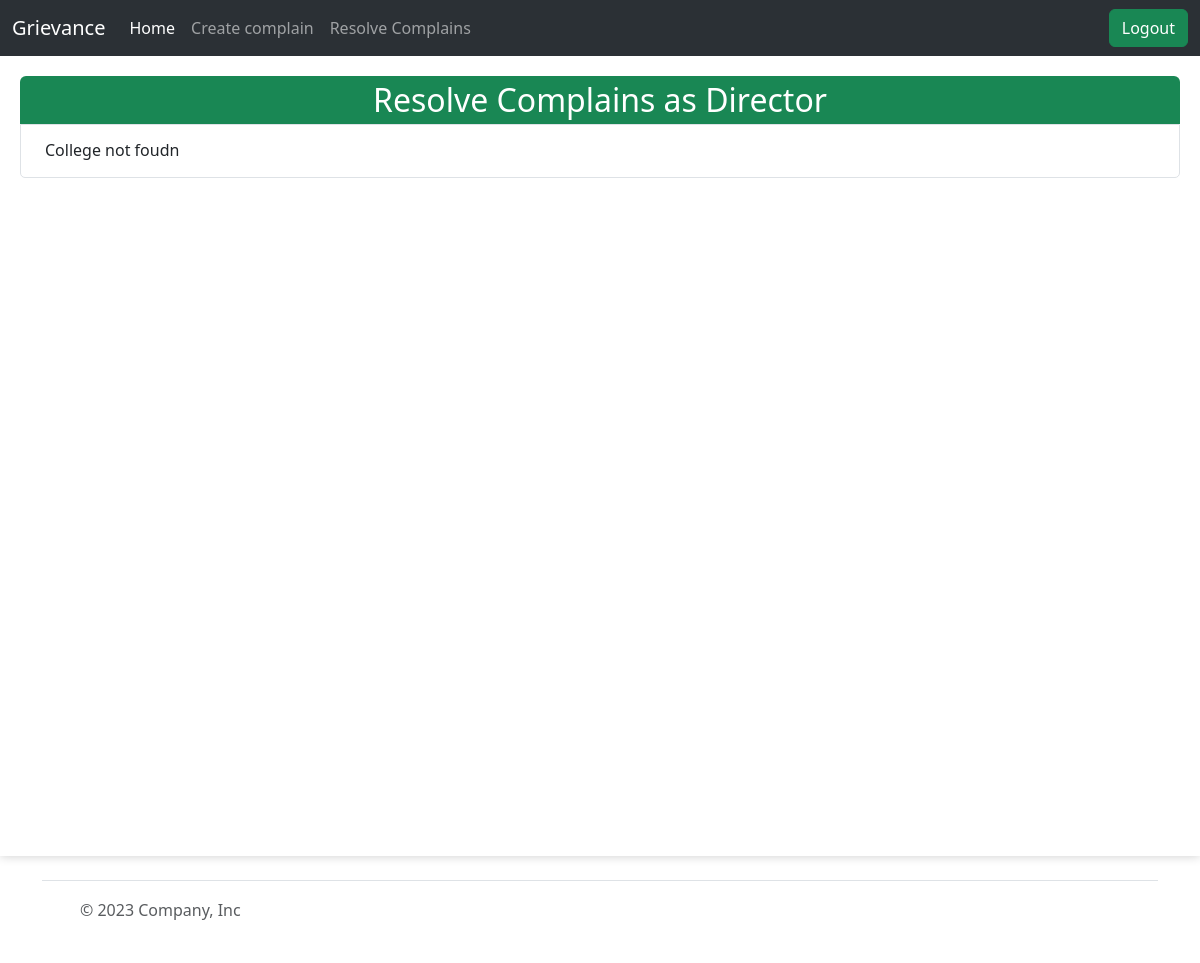
Before: /respondcomplain (signed in) with the older database file.
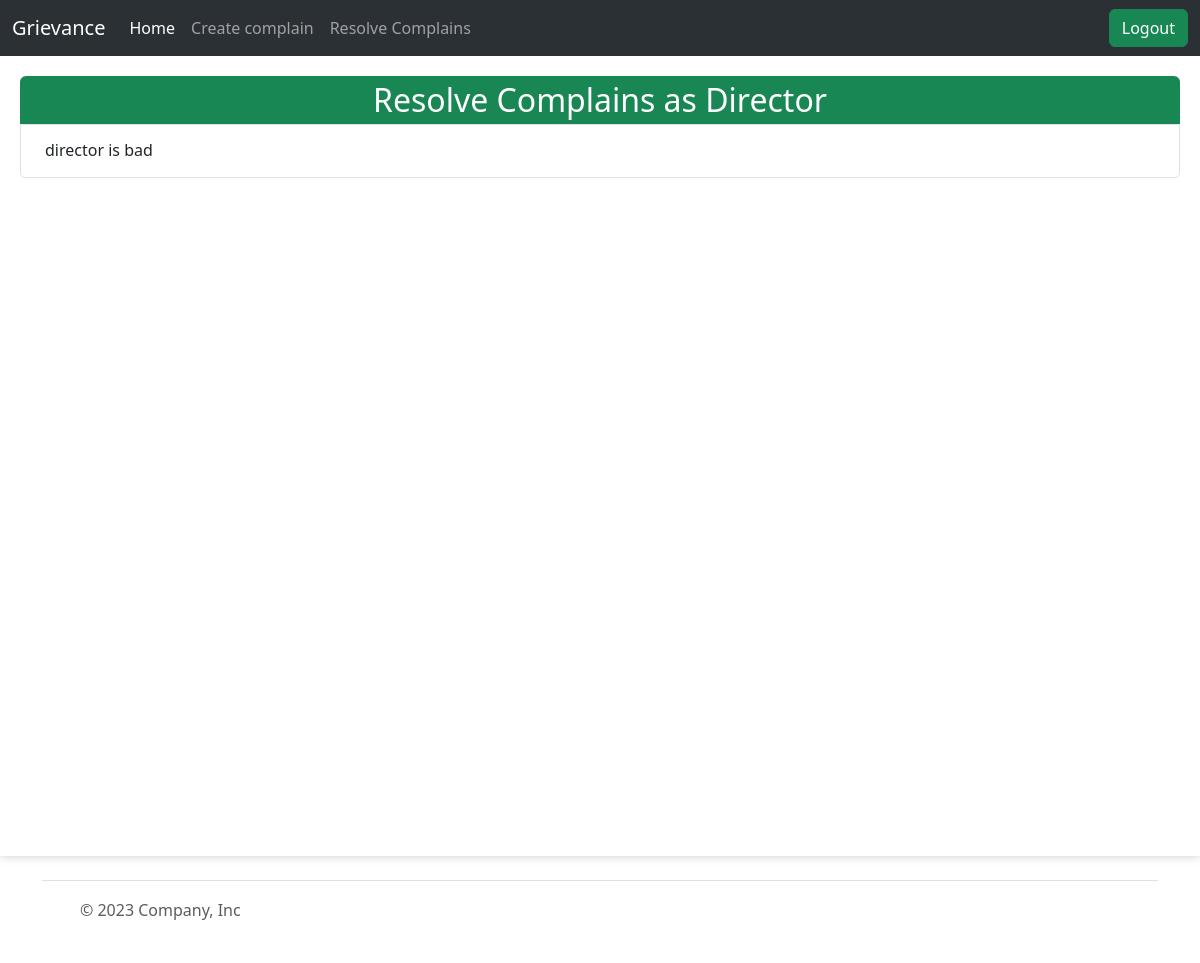
After: the same page with the newer database file.
### complainapp/models.py (models this page shows, shortened)
class Designation(models.Model):
    id = models.AutoField
    name = models.CharField(max_length=100)
    description = models.CharField(max_length=500)
    parent = models.ForeignKey('self', blank=True, default=" ", null=True, on_delete=models.CASCADE)
    designation_holder = models.ForeignKey(Profile, on_delete=models.CASCADE, related_name='designation_holder')

class Complain(models.Model):
    id = models.AutoField
    heading = models.CharField(max_length=300)
    description = models.TextField()
    registered_by = models.ForeignKey(Profile, on_delete=models.CASCADE)
    registered_to = models.ForeignKey('Designation', on_delete=models.CASCADE)
    registered_date = models.DateField(default=now, db_index=True)
    response_date = models.DateField(default=datetime.utcnow() + timedelta(days=1))
    completed = models.BooleanField(default=False)

### complainapp/views.py (the view, shortened to what this page needs)
# urls.py: path('respondcomplain', views.respondComplain, name="respondComplain"),
@login_required(login_url='/')
def respondComplain(request):
    if not check_designation(Profile.objects.get(user=request.user)):
        messages.error(request, "You do not hold any designation")
        return redirect('/')
    myprofile = Profile.objects.get(user=request.user)
    designation_set = myprofile.designation_holder.all()
    complains_list = dict()
    for designation in designation_set:
        complains_list[designation] = Complain.objects.filter(
            registered_to=designation, completed=False)
    return render(request, "complainapp/respondcomplain.html", {'complains_list': complains_list, 'designation_holder': True})

### complainapp/views.py (called while the page is built)
def check_designation(profile):
    return profile.designation_holder.exists()

### templates/complainapp/respondcomplain.html (shortened to what this page needs)
{% extends 'complainapp/basic.html' %}
{% load static %}
{% block style %}
<link rel="stylesheet" href="{% static '/css/complainapp/index.css' %}">
{% endblock style %}
{% block body %}
{% if user.is_authenticated %}
<div class="content-enclosure">
    {% for designation, complains in complains_list.items %}
    <div class="designation-wrap-complains">
        <div class="complains1" style="min-height:200px">
            <h2 class="bg-success text-white rounded-top" style="text-align:center; margin:0;padding:5px;">Resolve
                Complains as {{designation.name}}</h2>
            <div class="list-group complain-list" style="border-radius:0px 0px 5px 5px">
                {% for complain in complains %}
                <a href="#" class="list-group-item list-group-item-action complain-class" aria-current="true">
                    <h6 class="complain-subject m-2">{{ complain.heading }}</h6>
                </a>
                {% endfor %}
            </div>
        </div>
    </div>
    {% endfor %}
</div>
{% endif %}
{% endblock body %}

Changed rows visible on the page:
changed Designation "Director": loses Complain (heading "College not foudn")
added Complain: heading "director is bad"
